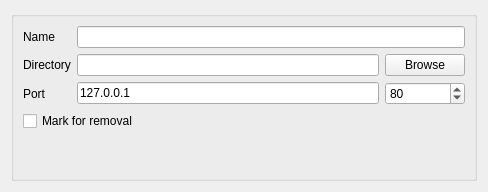
<?xml version="1.0" encoding="UTF-8"?>
<ui version="4.0">
 <class>Form</class>
 <widget class="QWidget" name="Form">
  <property name="geometry">
   <rect>
    <x>0</x>
    <y>0</y>
    <width>488</width>
    <height>173</height>
   </rect>
  </property>
  <property name="minimumSize">
   <size>
    <width>400</width>
    <height>0</height>
   </size>
  </property>
  <property name="windowTitle">
   <string>Form</string>
  </property>
  <layout class="QVBoxLayout" name="verticalLayout">
   <item>
    <widget class="QGroupBox" name="groupBox">
     <property name="sizePolicy">
      <sizepolicy hsizetype="Preferred" vsizetype="Minimum">
       <horstretch>0</horstretch>
       <verstretch>0</verstretch>
      </sizepolicy>
     </property>
     <property name="minimumSize">
      <size>
       <width>410</width>
       <height>170</height>
      </size>
     </property>
     <property name="title">
      <string/>
     </property>
     <layout class="QGridLayout" name="gridLayout">
      <item row="4" column="1">
       <widget class="QLabel" name="label_2">
        <property name="text">
         <string>Port</string>
        </property>
       </widget>
      </item>
      <item row="2" column="2">
       <widget class="QLineEdit" name="lineDir">
        <property name="minimumSize">
         <size>
          <width>100</width>
          <height>0</height>
         </size>
        </property>
        <property name="placeholderText">
         <string/>
        </property>
       </widget>
      </item>
      <item row="1" column="1">
       <widget class="QLabel" name="label_3">
        <property name="text">
         <string>Name</string>
        </property>
       </widget>
      </item>
      <item row="1" column="2" colspan="2">
       <widget class="QLineEdit" name="lineName">
        <property name="inputMask">
         <string/>
        </property>
        <property name="readOnly">
         <bool>true</bool>
        </property>
       </widget>
      </item>
      <item row="2" column="1">
       <widget class="QLabel" name="label">
        <property name="text">
         <string>Directory</string>
        </property>
       </widget>
      </item>
      <item row="2" column="3" alignment="Qt::AlignRight">
       <widget class="QPushButton" name="btnBrowse">
        <property name="sizePolicy">
         <sizepolicy hsizetype="Maximum" vsizetype="Fixed">
          <horstretch>0</horstretch>
          <verstretch>0</verstretch>
         </sizepolicy>
        </property>
        <property name="minimumSize">
         <size>
          <width>25</width>
          <height>0</height>
         </size>
        </property>
        <property name="text">
         <string>Browse</string>
        </property>
       </widget>
      </item>
      <item row="4" column="3">
       <widget class="QSpinBox" name="spinPort">
        <property name="sizePolicy">
         <sizepolicy hsizetype="Ignored" vsizetype="Fixed">
          <horstretch>0</horstretch>
          <verstretch>0</verstretch>
         </sizepolicy>
        </property>
        <property name="minimumSize">
         <size>
          <width>50</width>
          <height>0</height>
         </size>
        </property>
        <property name="minimum">
         <number>1</number>
        </property>
        <property name="maximum">
         <number>65535</number>
        </property>
        <property name="value">
         <number>80</number>
        </property>
       </widget>
      </item>
      <item row="4" column="2">
       <widget class="QLineEdit" name="lineAddress">
        <property name="sizePolicy">
         <sizepolicy hsizetype="Preferred" vsizetype="Fixed">
          <horstretch>0</horstretch>
          <verstretch>0</verstretch>
         </sizepolicy>
        </property>
        <property name="text">
         <string>127.0.0.1</string>
        </property>
       </widget>
      </item>
      <item row="5" column="1" colspan="2">
       <widget class="QCheckBox" name="checkBox">
        <property name="sizePolicy">
         <sizepolicy hsizetype="Maximum" vsizetype="Fixed">
          <horstretch>0</horstretch>
          <verstretch>0</verstretch>
         </sizepolicy>
        </property>
        <property name="minimumSize">
         <size>
          <width>25</width>
          <height>0</height>
         </size>
        </property>
        <property name="text">
         <string>Mark for removal</string>
        </property>
       </widget>
      </item>
      <item row="6" column="2">
       <widget class="QLabel" name="lineError">
        <property name="text">
         <string/>
        </property>
       </widget>
      </item>
     </layout>
    </widget>
   </item>
  </layout>
 </widget>
 <resources/>
 <connections/>
</ui>
